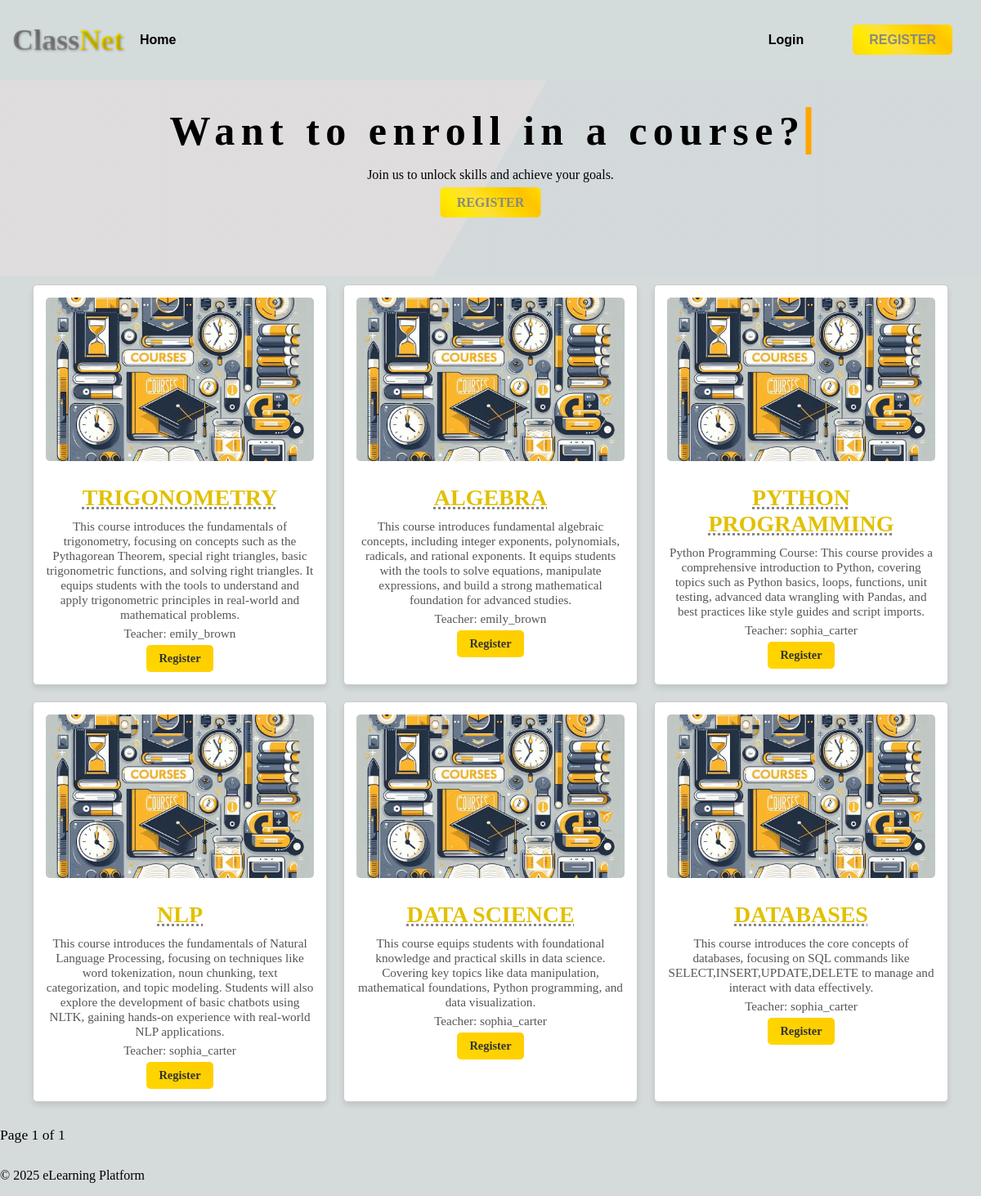
The page / on the database its author committed.
### courses/models.py (models this page shows, shortened)
class Course(models.Model):
    name = models.CharField(max_length=255)
    description = models.TextField()
    teacher = models.ForeignKey(settings.AUTH_USER_MODEL, on_delete=models.CASCADE, related_name="courses_taught")
    created_at = models.DateTimeField(auto_now_add=True)

### users/models.py (models this page shows, shortened)
class CustomUser(AbstractBaseUser, PermissionsMixin):
    STUDENT = 'student'
    TEACHER = 'teacher'
    USER_TYPE_CHOICES = [
        (STUDENT, 'Student'),
        (TEACHER, 'Teacher'),
    ]
    username = models.CharField(max_length=255, unique=True)
    first_name = models.CharField(max_length=255)
    last_name = models.CharField(max_length=255)
    email = models.EmailField(unique=True)
    profile_picture = models.ImageField(upload_to='profile_pics/', null=True, blank=True)
    user_type = models.CharField(max_length=7, choices=USER_TYPE_CHOICES)
    is_active = models.BooleanField(default=True)
    is_staff = models.BooleanField(default=False)
    is_superuser = models.BooleanField(default=False)
    date_joined = models.DateTimeField(default=timezone.now)
    bio = models.TextField(null=True, blank=True)  # Short biography of the user
    objects = CustomUserManager()
    USERNAME_FIELD = 'username'
    REQUIRED_FIELDS = ['email', 'first_name', 'last_name']
    def __str__(self):
        return self.username
    def can_view_student_data(self, user):
        return self.user_type == self.TEACHER and user.user_type == self.STUDENT
    class Meta:
        permissions = [
            ("can_view_student_data", "Can view student data")
        ]

### classnet/views.py (the view)
# urls.py: 2. Add a URL to urlpatterns:  path('', views.home, name='home')
def home(request):
    courses = Course.objects.all().order_by('-created_at')
    paginator = Paginator(courses, 6)  # Show 6 courses per page
    page_number = request.GET.get('page')
    page_obj = paginator.get_page(page_number)
    return render(request, 'home.html', {'courses': courses, 'page_obj': page_obj})

### classnet/templates/home.html (shortened to what this page needs)
{% extends 'base_generic.html' %}
{% load static %}
{% block content %}
<div class = "home-content">
    <div class="bg"></div>
    <div class="bg bg2"></div>
    <div class="bg bg3"></div>
    <div class="home-content-details">
        <h3>Want to enroll in a course?</h3>
        <p>Join us to unlock skills and achieve your goals.</p>
        <a href="{% url 'register' %}" class="btn-register bold-rectangle-home">Register</a>
    </div>
</div>
    <div class="dashboard">
        <div class="courses">
            {% if user.is_authenticated %}
                {% if user.courses_taught.exists and user.user_type == 'teacher' %}
                <h1 class="header">Your Courses (as a Teacher)</h1>
                <ul class="course-list">
                        {% for course in user.courses_taught.all %}
                        <li class="course-item">{{ course.title }} - {{ course.description }}</li>
                        {% endfor %}
                    </ul>
                {% endif %}
                {% if user.enrollments.exists and user.user_type == 'student' %}
                <h1 class="header">Your Enrolled Courses (as a Student)</h1>
                <ul class="course-list">
                        {% for enrollment in user.enrollments.all %}
                        <li class="course-item">{{ enrollment.course.title }} - {{ enrollment.course.description }}</li>
                        {% endfor %}
                    </ul>
                {% endif %}
            {% else %}
        <div class="course-container">
                            {% for course in page_obj %}
                <div class="course-card">
                    <div class="card-content">
                        <img src="{% static 'images/courses- card.png' %}" alt="Course Card" class="course-image">
                        <h2 class="card-title">{{ course.name }}</h2>
                        <p class="card-description">{{ course.description }}</p>
                        <p class="card-teacher">Teacher: {{ course.teacher }}</p>
                        <div class="card-buttons">
                            <a href="{% url 'register' %}" class="btn-register">Register</a>
                        </div>
                    </div>
                </div>
                            {% endfor %}
        </div>
                    <div id="pagination">
                        <span id="page-number">Page {{ page_obj.number }} of {{ page_obj.paginator.num_pages }}</span>
                    </div>
            {% endif %}
        </div>
    </div>
{% endblock %}

### classnet/templates/base_generic.html (shortened to what this page needs)
<!DOCTYPE html>
<html lang="en">
<head>
    {% load static %}
    <link rel="stylesheet" href="{% static 'css/styles.css' %}">
</head>
<body>
    <header>
        <nav>
            <div class="nav-container">
                <div class="logo">
                    <h1><span class="class">Class</span><span class="net">Net</span></h1>
                </div>
                <ul class="nav-left">
                {% if user.is_authenticated %}
                    {% if user.user_type == user.TEACHER %}
                        <li><a href="{% url 'teacher' %}">Teacher Home</a></li>
                    {% elif user.user_type == user.STUDENT %}
                        <li><a href="{% url 'student' %}">Student Home</a></li>
                        {% endif %}
                    {% else %}
                        <li><a href="{% url 'home' %}">Home</a></li>
                    {% endif %}
                </ul>
                <ul class="nav-right">
                    {% if user.is_authenticated %}
                        <a href="{% url 'index' %}" class="chat-link">
                            <button class="chat-button">
                                <svg xmlns="http://www.w3.org/2000/svg" viewBox="0 0 24 24" width="40" height="40" fill="currentColor">
                                    <path d="M16.5 11.5c1.38 0 2.5-1.12 2.5-2.5S17.88 6.5 16.5 6.5 14 7.62 14 9s1.12 2.5 2.5 2.5zm-9 0C8.88 11.5 10 10.38 10 9S8.88 6.5 7.5 6.5 5 7.62 5 9s1.12 2.5 2.5 2.5zm0 2C5.42 13.5 2 14.67 2 16.25V18h11v-1.75c0-1.58-3.42-2.75-5.5-2.75zm9 0c-.23 0-.5.02-.78.05A5.367 5.367 0 0 1 18 16.25V18h4v-1.75c0-1.58-3.42-2.75-5.5-2.75z"/>
                                </svg>
                                <span>Chat Room</span>
                            </button>
                        </a>
                    <div class="dropdown">
                        {% if user.profile_picture %}
                        <button class="dropbtn">
                            <img src="{{ user.profile_picture.url }}" alt="Profile Picture" width="40" height="40">
                        </button>
                        {% else %}
                        <button class="dropbtn">{{ user.get_short_name }}</button>
                        {% endif %}
                        <div class="dropdown-content">
                            <a href="{% url 'profile'%}">Edit Profile</a>
                            <a href="{% url 'change_password' %}">Change Password</a>
                            <a href="{% url 'logout' %}">Logout</a>
                        </div>
                    </div>
                {% else %}
                    <li><a href="{% url 'login' %}">Login</a></li>
                    <li class="bold-rectangle"><a href="{% url 'register' %}">Register</a></li>
                {% endif %}
            </ul>
            </div>
        </nav>
    </header>
    <main>
        {% block content %}{% endblock %}
    </main>
    <footer>
        <p>&copy; 2025 eLearning Platform</p>
    </footer>
</body>
</html>

### classnet/static/css/styles.css (style rules this page uses)
body { background-color: #D5DBDB; margin: 0; }
.logo h1 { font-family: 'Playfair Display', serif; font-weight: bold; font-size: 36px; margin: 0; padding: 0; text-shadow: 1px 1px 3px rgba(0, 0, 0, 0.3); }
.logo h1 .class { background: linear-gradient(grey, darkgrey); -webkit-background-clip: text; -webkit-text-fill-color: transparent; background-clip: text; color: transparent; }
.logo h1 .net { background: linear-gradient(yellow, gold); -webkit-background-clip: text; -webkit-text-fill-color: transparent; background-clip: text; color: transparent; }
.logo { display: flex; align-items: center; justify-content: center; padding: 20px 0; }
header { width: 100%; box-sizing: border-box; }
nav { background-color: rgba(213, 219, 219, 0.8); padding: 8px 15px; width: 100%; box-sizing: border-box; }
.nav-container { display: flex; align-items: center; }
nav a { color: black; font-weight: bold; font-family: Arial, Helvetica, sans-serif; }
.nav-left, .nav-right { margin: 0; padding: 0; list-style: none; display: flex; }
.nav-left li, .nav-right li { margin: 0 20px; }
.nav-left { justify-content: flex-start; }
.nav-right { margin-left: auto; justify-content: flex-end; }
.nav-left a, .nav-right a { text-decoration: none; font-weight: bold; }
.nav-right { display: flex; align-items: center; justify-content: flex-end; gap: 20px; }
.bold-rectangle a { background: linear-gradient(45deg, #FFD700, #FFEA00, #FFE135, #FFD700, #FFC300, #FFDD00); color: #89897d; padding: 10px 20px; border-radius: 5px; text-transform: uppercase; }
.home-content { position: relative; overflow: hidden; height: 30vh; width: 100vw; margin-bottom: 0; padding-bottom: 0; }
.home-content .bg, .home-content .bg2, .home-content .bg3 { animation: slide 3s ease-in-out infinite alternate; background-image: linear-gradient(-60deg, #d3d8db 50%, #e8e9e7 50%, #e0dddd 50%); bottom: 0; left: -50%; opacity: .5; position: absolute; right: -50%; top: 0; z-index: -1; }
.home-content .bg2 { animation-direction: alternate-reverse; animation-duration: 4s; }
.home-content .bg3 { animation-duration: 5s; }
.home-content-details { left: 50%; padding: 10vmin; position: absolute; text-align: center; top: 40%; transform: translate(-50%, -50%); }
.home-content-details h3 { font-size: 50px; overflow: hidden; border-right: .15em solid orange; white-space: nowrap; margin: 0 auto; letter-spacing: .15em; animation: typing 3.5s steps(40, end), blink-caret .75s step-end infinite; }
.bold-rectangle-home { background: linear-gradient(45deg, #FFD700, #FFEA00, #FFE135, #FFD700, #FFC300, #FFDD00); color: #89897d; padding: 10px 20px; border-radius: 5px; text-transform: uppercase; font-weight: bold; text-decoration: none; transition: background-color 0.3s ease; }
.dashboard { margin-top: 10px; padding-top: 0; }
.course-container { display: flex; justify-content: center; flex-wrap: wrap; gap: 20px; }
.course-card { width: 30%; border: 1px solid #ccc; border-radius: 5px; background-color: #fff; padding: 15px; box-sizing: border-box; box-shadow: 0 4px 6px rgba(0, 0, 0, 0.1); text-align: center; }
.course-image { width: 100%; height: 200px; object-fit: cover; border-radius: 5px; margin-bottom: 15px; }
.card-title { font-size: 1.2em; margin: 10px 0; color: #333; font-weight: bold; }
.card-description, .card-teacher { color: #555; font-size: 0.95em; margin: 5px 0; }
.card-buttons { display: flex; justify-content: center; flex-wrap: wrap; gap: 10px; }
.card-buttons a { text-decoration: none; padding: 8px 15px; border-radius: 5px; font-size: 0.9em; font-weight: bold; transition: background-color 0.3s; }
.card-buttons .btn-register { background: linear-gradient(45deg, #FFD700, #FFCC00); color: #333; }
.courses { margin-bottom: 30px; }
.courses h2, .card-header h2 { color: rgb(226, 192, 0); font-size: 28px; margin-bottom: 10px; text-transform: uppercase; font-weight: bold; text-decoration: underline dotted grey; }
#pagination { display: flex; justify-content: space-between; align-items: center; margin-top: 30px; font-size: 1.1em; }

### rows shown on the page
Course: name "TRIGONOMETRY", description "This course introduces the fundamentals of trigonometry, focusing on concepts such as the Pythagorean Theorem, special right triangles, basic trigonometric functions, and solving right triangles. It equips students with the tools to understand and apply trigonometric principles in real-world and mathematical problems.", teacher "emily_brown"
Course: name "ALGEBRA", description "This course introduces fundamental algebraic concepts, including integer exponents, polynomials, radicals, and rational exponents. It equips students with the tools to solve equations, manipulate expressions, and build a strong mathematical foundation for advanced studies.", teacher "emily_brown"
Course: name "PYTHON PROGRAMMING", description "Python Programming Course: This course provides a comprehensive introduction to Python, covering topics such as Python basics, loops, functions, unit testing, advanced data wrangling with Pandas, and best practices like style guides and script imports.", teacher "sophia_carter"
Course: name "NLP", description "This course introduces the fundamentals of Natural Language Processing, focusing on techniques like word tokenization, noun chunking, text categorization, and topic modeling. Students will also explore the development of basic chatbots using NLTK, gaining hands-on experience with real-world NLP applications.", teacher "sophia_carter"
Course: name "DATA SCIENCE", description "This course equips students with foundational knowledge and practical skills in data science. Covering key topics like data manipulation, mathematical foundations, Python programming, and data visualization.", teacher "sophia_carter"
Course: name "DATABASES", description "This course introduces the core concepts of databases, focusing on SQL commands like SELECT,INSERT,UPDATE,DELETE to manage and interact with data effectively.", teacher "sophia_carter"

### other values the page prints
{{ page_obj.number }} "1"
{{ page_obj.paginator.num_pages }} "1"
